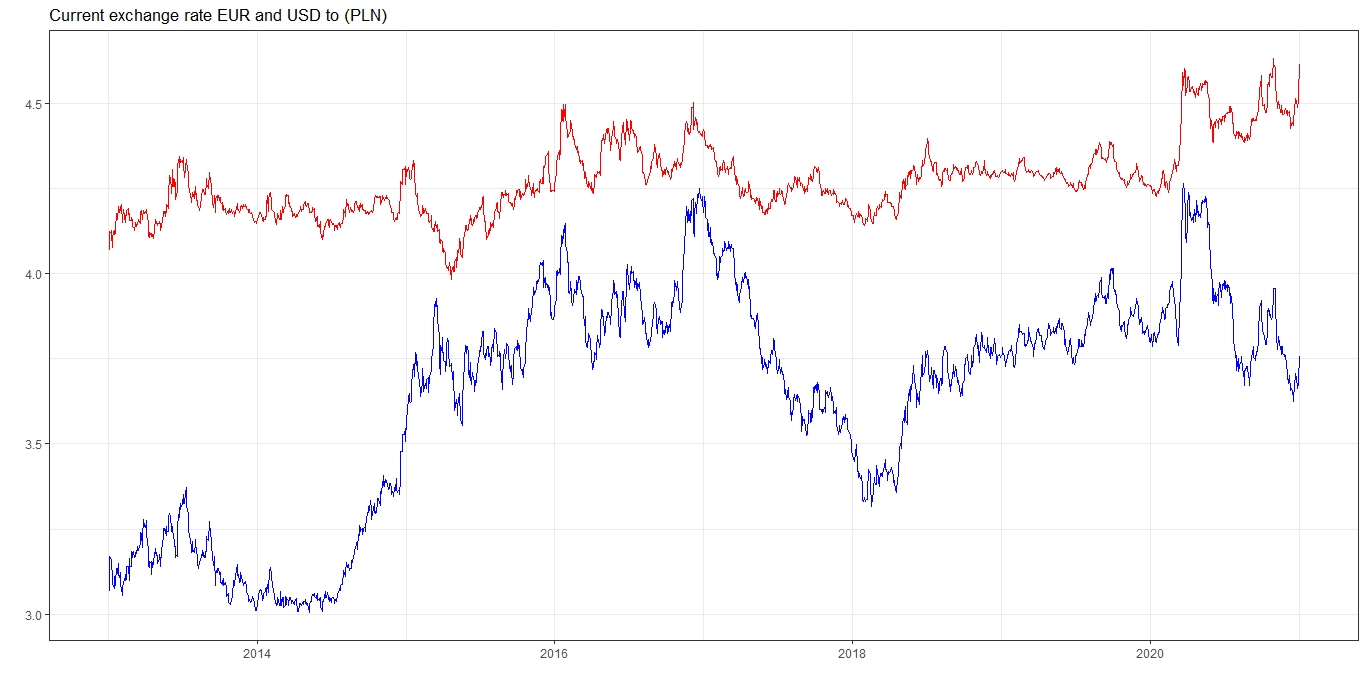

This figure's R source:
rm(list=ls())

#Michal Wysocki

# install.packages("ggplot2")
# install.packages("dplyr")

library(ggplot2)
library(dplyr)


getNBPRates=function(year) {http = paste ("https://www.nbp.pl/kursy/Archiwum/archiwum_tab_a_",year,".csv", sep="")
  
df=as.data.frame(read.csv2(url(http)), dec=".")
df = df[-1,]

df$data=as.Date(as.character(df$data), format = "%Y%m%d")

df=select(df, c(1, 3, 9))
names(df)[1]="date"
names(df)[2]="usd"
names(df)[3]="eur"

df$usd=sub(",",".",df$usd)
df$usd=as.numeric(df$usd)

df$eur=sub(",",".",df$eur)
df$eur=as.numeric(df$eur)
  
df

}

dane=rbind(getNBPRates(2013),getNBPRates(2014),getNBPRates(2015),getNBPRates(2016),
           getNBPRates(2017),getNBPRates(2018),getNBPRates(2019),getNBPRates(2020))
dane=dane[complete.cases(dane),]


wyk=ggplot(dane, aes(x = date)) +
  geom_line(aes(y=usd), color="blue")+
  geom_line(aes(y=eur), color="red")+
  scale_x_date(date_breaks ="2 year", date_labels = "%Y")+
  labs(x = "", y="", title="Current exchange rate EUR and USD to (PLN)")+
  theme_bw()
x11();print(wyk)
